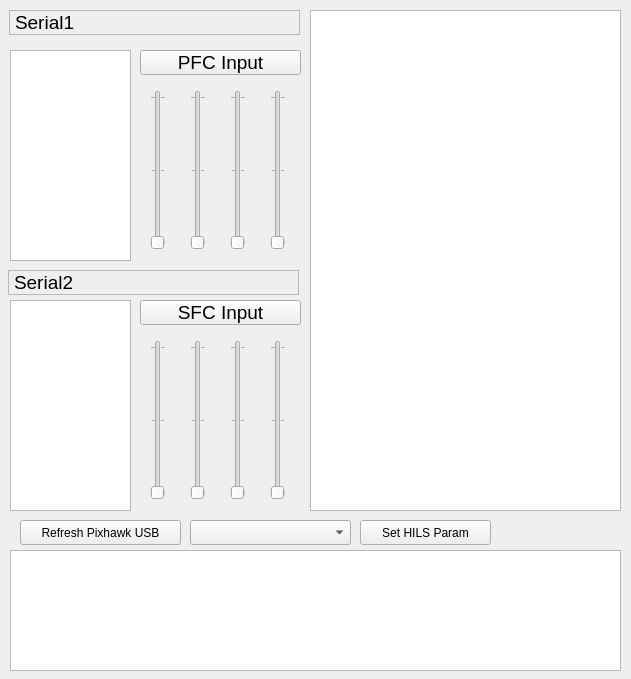
<?xml version="1.0" encoding="UTF-8"?>
<ui version="4.0">
 <class>Form</class>
 <widget class="QWidget" name="Form">
  <property name="geometry">
   <rect>
    <x>0</x>
    <y>0</y>
    <width>631</width>
    <height>679</height>
   </rect>
  </property>
  <property name="windowTitle">
   <string>FlightGear Bridge</string>
  </property>
  <widget class="QPushButton" name="pushButton_1">
   <property name="geometry">
    <rect>
     <x>20</x>
     <y>520</y>
     <width>161</width>
     <height>25</height>
    </rect>
   </property>
   <property name="text">
    <string>Refresh Pixhawk USB</string>
   </property>
  </widget>
  <widget class="QSlider" name="verticalSlider_1">
   <property name="geometry">
    <rect>
     <x>150</x>
     <y>90</y>
     <width>16</width>
     <height>160</height>
    </rect>
   </property>
   <property name="minimum">
    <number>1000</number>
   </property>
   <property name="maximum">
    <number>2000</number>
   </property>
   <property name="singleStep">
    <number>1</number>
   </property>
   <property name="pageStep">
    <number>10</number>
   </property>
   <property name="sliderPosition">
    <number>1000</number>
   </property>
   <property name="orientation">
    <enum>Qt::Vertical</enum>
   </property>
   <property name="invertedControls">
    <bool>false</bool>
   </property>
   <property name="tickPosition">
    <enum>QSlider::TicksBothSides</enum>
   </property>
   <property name="tickInterval">
    <number>500</number>
   </property>
  </widget>
  <widget class="QSlider" name="verticalSlider_2">
   <property name="geometry">
    <rect>
     <x>190</x>
     <y>90</y>
     <width>16</width>
     <height>160</height>
    </rect>
   </property>
   <property name="minimum">
    <number>1000</number>
   </property>
   <property name="maximum">
    <number>2000</number>
   </property>
   <property name="orientation">
    <enum>Qt::Vertical</enum>
   </property>
   <property name="tickPosition">
    <enum>QSlider::TicksBothSides</enum>
   </property>
   <property name="tickInterval">
    <number>500</number>
   </property>
  </widget>
  <widget class="QSlider" name="verticalSlider_3">
   <property name="geometry">
    <rect>
     <x>230</x>
     <y>90</y>
     <width>16</width>
     <height>160</height>
    </rect>
   </property>
   <property name="minimum">
    <number>1000</number>
   </property>
   <property name="maximum">
    <number>2000</number>
   </property>
   <property name="orientation">
    <enum>Qt::Vertical</enum>
   </property>
   <property name="tickPosition">
    <enum>QSlider::TicksBothSides</enum>
   </property>
   <property name="tickInterval">
    <number>500</number>
   </property>
  </widget>
  <widget class="QSlider" name="verticalSlider_4">
   <property name="geometry">
    <rect>
     <x>270</x>
     <y>90</y>
     <width>16</width>
     <height>160</height>
    </rect>
   </property>
   <property name="minimum">
    <number>1000</number>
   </property>
   <property name="maximum">
    <number>2000</number>
   </property>
   <property name="orientation">
    <enum>Qt::Vertical</enum>
   </property>
   <property name="tickPosition">
    <enum>QSlider::TicksBothSides</enum>
   </property>
   <property name="tickInterval">
    <number>500</number>
   </property>
  </widget>
  <widget class="QSlider" name="verticalSlider_5">
   <property name="geometry">
    <rect>
     <x>150</x>
     <y>340</y>
     <width>16</width>
     <height>160</height>
    </rect>
   </property>
   <property name="minimum">
    <number>1000</number>
   </property>
   <property name="maximum">
    <number>2000</number>
   </property>
   <property name="orientation">
    <enum>Qt::Vertical</enum>
   </property>
   <property name="tickPosition">
    <enum>QSlider::TicksBothSides</enum>
   </property>
   <property name="tickInterval">
    <number>500</number>
   </property>
  </widget>
  <widget class="QSlider" name="verticalSlider_6">
   <property name="geometry">
    <rect>
     <x>190</x>
     <y>340</y>
     <width>16</width>
     <height>160</height>
    </rect>
   </property>
   <property name="minimum">
    <number>1000</number>
   </property>
   <property name="maximum">
    <number>2000</number>
   </property>
   <property name="orientation">
    <enum>Qt::Vertical</enum>
   </property>
   <property name="tickPosition">
    <enum>QSlider::TicksBothSides</enum>
   </property>
   <property name="tickInterval">
    <number>500</number>
   </property>
  </widget>
  <widget class="QSlider" name="verticalSlider_7">
   <property name="geometry">
    <rect>
     <x>230</x>
     <y>340</y>
     <width>16</width>
     <height>160</height>
    </rect>
   </property>
   <property name="minimum">
    <number>1000</number>
   </property>
   <property name="maximum">
    <number>2000</number>
   </property>
   <property name="orientation">
    <enum>Qt::Vertical</enum>
   </property>
   <property name="tickPosition">
    <enum>QSlider::TicksBothSides</enum>
   </property>
   <property name="tickInterval">
    <number>500</number>
   </property>
  </widget>
  <widget class="QSlider" name="verticalSlider_8">
   <property name="geometry">
    <rect>
     <x>270</x>
     <y>340</y>
     <width>16</width>
     <height>160</height>
    </rect>
   </property>
   <property name="minimum">
    <number>1000</number>
   </property>
   <property name="maximum">
    <number>2000</number>
   </property>
   <property name="orientation">
    <enum>Qt::Vertical</enum>
   </property>
   <property name="tickPosition">
    <enum>QSlider::TicksBothSides</enum>
   </property>
   <property name="tickInterval">
    <number>500</number>
   </property>
  </widget>
  <widget class="QPushButton" name="pushButton_2">
   <property name="geometry">
    <rect>
     <x>140</x>
     <y>50</y>
     <width>161</width>
     <height>25</height>
    </rect>
   </property>
   <property name="font">
    <font>
     <pointsize>14</pointsize>
    </font>
   </property>
   <property name="text">
    <string>PFC Input</string>
   </property>
  </widget>
  <widget class="QPushButton" name="pushButton_3">
   <property name="geometry">
    <rect>
     <x>140</x>
     <y>300</y>
     <width>161</width>
     <height>25</height>
    </rect>
   </property>
   <property name="font">
    <font>
     <pointsize>14</pointsize>
    </font>
   </property>
   <property name="text">
    <string>SFC Input</string>
   </property>
  </widget>
  <widget class="QLabel" name="label">
   <property name="geometry">
    <rect>
     <x>9</x>
     <y>10</y>
     <width>291</width>
     <height>25</height>
    </rect>
   </property>
   <property name="font">
    <font>
     <pointsize>14</pointsize>
    </font>
   </property>
   <property name="layoutDirection">
    <enum>Qt::LeftToRight</enum>
   </property>
   <property name="frameShape">
    <enum>QFrame::StyledPanel</enum>
   </property>
   <property name="frameShadow">
    <enum>QFrame::Plain</enum>
   </property>
   <property name="text">
    <string>Serial1</string>
   </property>
  </widget>
  <widget class="QLabel" name="label_2">
   <property name="geometry">
    <rect>
     <x>8</x>
     <y>270</y>
     <width>291</width>
     <height>25</height>
    </rect>
   </property>
   <property name="font">
    <font>
     <pointsize>14</pointsize>
     <kerning>true</kerning>
    </font>
   </property>
   <property name="layoutDirection">
    <enum>Qt::LeftToRight</enum>
   </property>
   <property name="frameShape">
    <enum>QFrame::StyledPanel</enum>
   </property>
   <property name="frameShadow">
    <enum>QFrame::Plain</enum>
   </property>
   <property name="text">
    <string>Serial2</string>
   </property>
  </widget>
  <widget class="QTextEdit" name="textEdit">
   <property name="geometry">
    <rect>
     <x>310</x>
     <y>10</y>
     <width>311</width>
     <height>501</height>
    </rect>
   </property>
   <property name="font">
    <font>
     <pointsize>14</pointsize>
     <kerning>false</kerning>
    </font>
   </property>
  </widget>
  <widget class="QTextEdit" name="textEdit_2">
   <property name="geometry">
    <rect>
     <x>10</x>
     <y>50</y>
     <width>121</width>
     <height>211</height>
    </rect>
   </property>
   <property name="font">
    <font>
     <pointsize>14</pointsize>
    </font>
   </property>
  </widget>
  <widget class="QTextEdit" name="textEdit_3">
   <property name="geometry">
    <rect>
     <x>10</x>
     <y>300</y>
     <width>121</width>
     <height>211</height>
    </rect>
   </property>
   <property name="font">
    <font>
     <pointsize>14</pointsize>
    </font>
   </property>
  </widget>
  <widget class="QTextEdit" name="textEdit_4">
   <property name="geometry">
    <rect>
     <x>10</x>
     <y>550</y>
     <width>611</width>
     <height>121</height>
    </rect>
   </property>
   <property name="font">
    <font>
     <pointsize>12</pointsize>
    </font>
   </property>
  </widget>
  <widget class="QPushButton" name="pushButton_4">
   <property name="geometry">
    <rect>
     <x>360</x>
     <y>520</y>
     <width>131</width>
     <height>25</height>
    </rect>
   </property>
   <property name="text">
    <string>Set HILS Param</string>
   </property>
  </widget>
  <widget class="QComboBox" name="comboBox">
   <property name="geometry">
    <rect>
     <x>190</x>
     <y>520</y>
     <width>161</width>
     <height>25</height>
    </rect>
   </property>
  </widget>
 </widget>
 <resources/>
 <connections/>
</ui>
